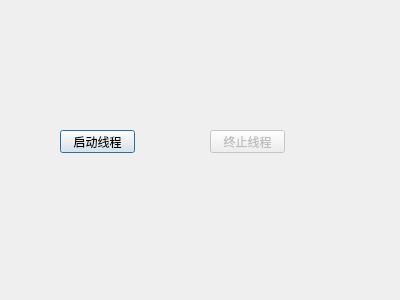
<?xml version="1.0" encoding="UTF-8"?>
<ui version="4.0">
 <class>Dialog</class>
 <widget class="QDialog" name="Dialog">
  <property name="geometry">
   <rect>
    <x>0</x>
    <y>0</y>
    <width>400</width>
    <height>300</height>
   </rect>
  </property>
  <property name="windowTitle">
   <string>Dialog</string>
  </property>
  <widget class="QPushButton" name="startButton">
   <property name="geometry">
    <rect>
     <x>60</x>
     <y>130</y>
     <width>75</width>
     <height>23</height>
    </rect>
   </property>
   <property name="text">
    <string>启动线程</string>
   </property>
  </widget>
  <widget class="QPushButton" name="stopButton">
   <property name="enabled">
    <bool>false</bool>
   </property>
   <property name="geometry">
    <rect>
     <x>210</x>
     <y>130</y>
     <width>75</width>
     <height>23</height>
    </rect>
   </property>
   <property name="text">
    <string>终止线程</string>
   </property>
  </widget>
 </widget>
 <layoutdefault spacing="6" margin="11"/>
 <resources/>
 <connections/>
</ui>
